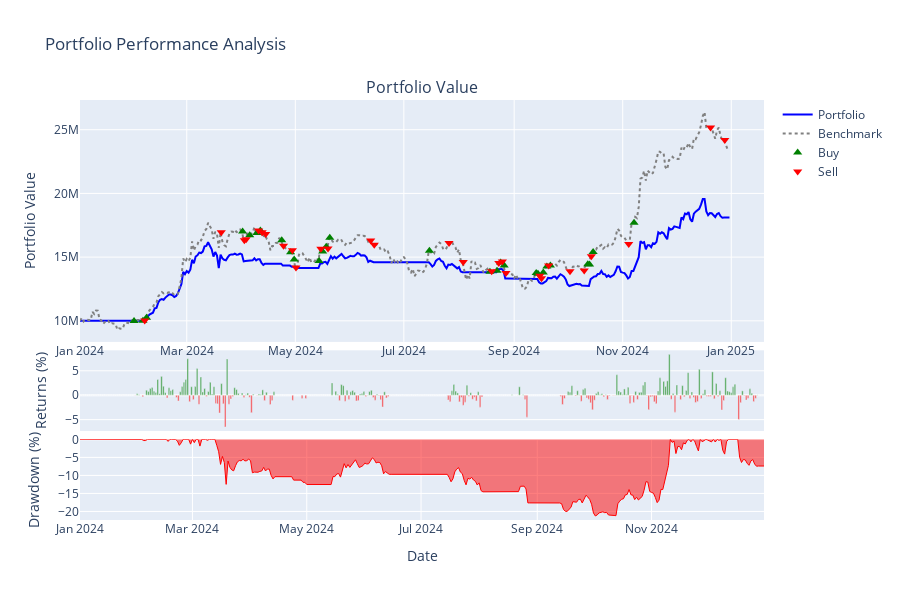
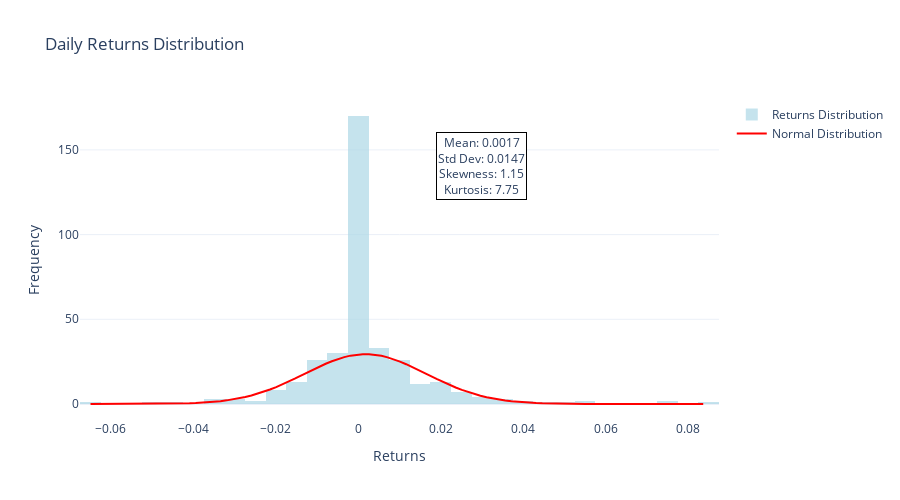
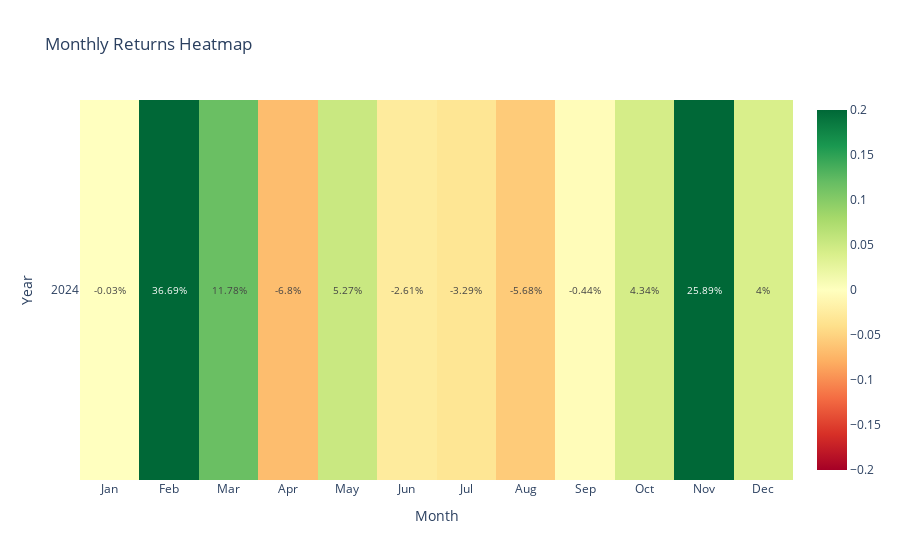

Here is the notebook cell these charts were saved with, in order:
### Code cell
# 1. 포트폴리오 성과 차트
result.plot_portfolio_performance()

# 2. 수익률 분포 
result.plot_returns_distribution(period="daily")

# 3. 월별 수익률 히트맵
result.plot_monthly_returns_heatmap()

# 4. 성과 비교표
result.show_performance_comparison()

### Figure 1 — Plotly figure (JSON) as saved in the notebook; plotly's stock layout.template omitted (floating-point values rounded to 4 significant figures; data arrays with more than 128 entries replaced by an {"elided": "..."} marker saying what was removed)
{"data": [{"line": {"color": "blue", "width": 2}, "name": "Portfolio", "type": "scatter", "x": {"elided": "366 str values"}, "xaxis": "x", "y": {"elided": "366 float values"}, "yaxis": "y"}, {"line": {"color": "gray", "dash": "dot", "width": 2}, "name": "Benchmark", "type": "scatter", "x": {"elided": "365 str values"}, "xaxis": "x", "y": {"elided": "365 float values"}, "yaxis": "y"}, {"marker": {"color": "green", "size": 8, "symbol": "triangle-up"}, "mode": "markers", "name": "Buy", "type": "scatter", "x": ["2024-01-31T09:00:00+09:00", "2024-02-05T09:00:00+09:00", "2024-02-07T09:00:00+09:00", "2024-04-01T09:00:00+09:00", "2024-04-05T09:00:00+09:00", "2024-04-09T09:00:00+09:00", "2024-04-11T09:00:00+09:00", "2024-04-23T09:00:00+09:00", "2024-04-28T09:00:00+09:00", "2024-04-30T09:00:00+09:00", "2024-05-14T09:00:00+09:00", "2024-05-16T09:00:00+09:00", "2024-05-18T09:00:00+09:00", "2024-05-20T09:00:00+09:00", "2024-07-15T09:00:00+09:00", "2024-08-18T09:00:00+09:00", "2024-08-22T09:00:00+09:00", "2024-08-24T09:00:00+09:00", "2024-08-26T09:00:00+09:00", "2024-09-13T09:00:00+09:00", "2024-09-14T09:00:00+09:00", "2024-09-17T09:00:00+09:00", "2024-09-19T09:00:00+09:00", "2024-09-21T09:00:00+09:00", "2024-10-12T09:00:00+09:00", "2024-10-13T09:00:00+09:00", "2024-10-15T09:00:00+09:00", "2024-11-07T09:00:00+09:00"], "xaxis": "x", "y": [9983000.0, 10010000.0, 10240000.0, 17010000.0, 16720000.0, 16890000.0, 17090000.0, 16320000.0, 15390000.0, 14810000.0, 14700000.0, 15430000.0, 15820000.0, 16530000.0, 15490000.0, 13850000.0, 13940000.0, 14580000.0, 14350000.0, 13750000.0, 13690000.0, 13790000.0, 14260000.0, 14350000.0, 14440000.0, 14410000.0, 15400000.0, 17690000.0], "yaxis": "y"}, {"marker": {"color": "red", "size": 8, "symbol": "triangle-down"}, "mode": "markers", "name": "Sell", "type": "scatter", "x": ["2024-02-06T09:00:00+09:00", "2024-03-20T09:00:00+09:00", "2024-04-02T09:00:00+09:00", "2024-04-03T09:00:00+09:00", "2024-04-10T09:00:00+09:00", "2024-04-12T09:00:00+09:00", "2024-04-14T09:00:00+09:00", "2024-04-24T09:00:00+09:00", "2024-04-29T09:00:00+09:00", "2024-05-01T09:00:00+09:00", "2024-05-15T09:00:00+09:00", "2024-05-19T09:00:00+09:00", "2024-06-12T09:00:00+09:00", "2024-06-14T09:00:00+09:00", "2024-07-26T09:00:00+09:00", "2024-08-03T09:00:00+09:00", "2024-08-19T09:00:00+09:00", "2024-08-23T09:00:00+09:00", "2024-08-25T09:00:00+09:00", "2024-08-27T09:00:00+09:00", "2024-09-15T09:00:00+09:00", "2024-09-16T09:00:00+09:00", "2024-09-20T09:00:00+09:00", "2024-10-02T09:00:00+09:00", "2024-10-10T09:00:00+09:00", "2024-10-14T09:00:00+09:00", "2024-11-04T09:00:00+09:00", "2024-12-20T09:00:00+09:00", "2024-12-28T09:00:00+09:00"], "xaxis": "x", "y": [10030000.0, 16950000.0, 16320000.0, 16400000.0, 17100000.0, 16960000.0, 16810000.0, 15900000.0, 15530000.0, 14190000.0, 15650000.0, 15670000.0, 16300000.0, 15970000.0, 16100000.0, 14610000.0, 13880000.0, 14550000.0, 14660000.0, 13760000.0, 13540000.0, 13340000.0, 14340000.0, 13890000.0, 13960000.0, 15060000.0, 16020000.0, 25180000.0, 24180000.0], "yaxis": "y"}, {"marker": {"color": {"elided": "365 str values"}}, "name": "Daily Returns", "opacity": 0.7, "showlegend": false, "type": "bar", "x": {"elided": "365 str values"}, "xaxis": "x2", "y": {"elided": "365 float values"}, "yaxis": "y2"}, {"fill": "tozeroy", "line": {"color": "red", "width": 1}, "name": "Drawdown", "showlegend": false, "type": "scatter", "x": {"elided": "366 str values"}, "xaxis": "x3", "y": {"elided": "366 float values"}, "yaxis": "y3"}], "layout": {"annotations": [{"font": {"size": 16}, "showarrow": false, "text": "Portfolio Value", "x": 0.5, "xanchor": "center", "xref": "paper", "y": 1, "yanchor": "bottom", "yref": "paper"}], "height": 600, "hovermode": "x unified", "showlegend": true, "title": {"text": "Portfolio Performance Analysis"}, "xaxis": {"anchor": "y", "domain": [0, 1]}, "xaxis2": {"anchor": "y2", "domain": [0, 1], "showticklabels": false}, "xaxis3": {"anchor": "y3", "domain": [0, 1], "showticklabels": true, "title": {"text": "Date"}}, "yaxis": {"anchor": "x", "domain": [0.424, 1], "title": {"text": "Portfolio Value"}}, "yaxis2": {"anchor": "x2", "domain": [0.212, 0.404], "title": {"text": "Returns (%)"}}, "yaxis3": {"anchor": "x3", "domain": [0, 0.192], "title": {"text": "Drawdown (%)"}}}}

### Figure 2 — Plotly figure (JSON) as saved in the notebook; plotly's stock layout.template omitted (floating-point values rounded to 4 significant figures; data arrays with more than 128 entries replaced by an {"elided": "..."} marker saying what was removed)
{"data": [{"marker": {"color": "lightblue"}, "name": "Returns Distribution", "nbinsx": 50, "opacity": 0.7, "type": "histogram", "x": {"elided": "365 float values"}}, {"line": {"color": "red", "width": 2}, "mode": "lines", "name": "Normal Distribution", "type": "scatter", "x": [-0.06495, -0.06345, -0.06195, -0.06044, -0.05894, -0.05744, -0.05594, -0.05444, -0.05294, -0.05144, -0.04994, -0.04844, -0.04693, -0.04543, -0.04393, -0.04243, -0.04093, -0.03943, -0.03793, -0.03643, -0.03492, -0.03342, -0.03192, -0.03042, -0.02892, -0.02742, -0.02592, -0.02442, -0.02291, -0.02141, -0.01991, -0.01841, -0.01691, -0.01541, -0.01391, -0.01241, -0.0109, -0.009403, -0.007902, -0.0064, -0.004899, -0.003398, -0.001897, -0.0003955, 0.001106, 0.002607, 0.004108, 0.005609, 0.007111, 0.008612, 0.01011, 0.01161, 0.01312, 0.01462, 0.01612, 0.01762, 0.01912, 0.02062, 0.02212, 0.02362, 0.02513, 0.02663, 0.02813, 0.02963, 0.03113, 0.03263, 0.03413, 0.03563, 0.03714, 0.03864, 0.04014, 0.04164, 0.04314, 0.04464, 0.04614, 0.04764, 0.04915, 0.05065, 0.05215, 0.05365, 0.05515, 0.05665, 0.05815, 0.05965, 0.06116, 0.06266, 0.06416, 0.06566, 0.06716, 0.06866, 0.07016, 0.07166, 0.07317, 0.07467, 0.07617, 0.07767, 0.07917, 0.08067, 0.08217, 0.08367], "y": [0.001012, 0.001599, 0.002501, 0.00387, 0.005927, 0.008984, 0.01348, 0.02, 0.02939, 0.04272, 0.06147, 0.08753, 0.1233, 0.172, 0.2374, 0.3242, 0.4382, 0.5861, 0.7758, 1.016, 1.318, 1.69, 2.146, 2.697, 3.354, 4.127, 5.026, 6.058, 7.226, 8.529, 9.963, 11.52, 13.18, 14.92, 16.72, 18.54, 20.34, 22.09, 23.74, 25.25, 26.58, 27.69, 28.54, 29.12, 29.4, 29.38, 29.05, 28.42, 27.53, 26.38, 25.02, 23.49, 21.81, 20.05, 18.24, 16.42, 14.63, 12.9, 11.26, 9.723, 8.309, 7.028, 5.882, 4.872, 3.994, 3.24, 2.601, 2.067, 1.625, 1.264, 0.9736, 0.742, 0.5596, 0.4176, 0.3085, 0.2255, 0.1631, 0.1168, 0.08273, 0.058, 0.04025, 0.02764, 0.01878, 0.01263, 0.008406, 0.005537, 0.003609, 0.002328, 0.001486, 0.0009389, 0.000587, 0.0003632, 0.0002224, 0.0001348, 8.082e-05, 4.796e-05, 2.817e-05, 1.637e-05, 9.418e-06, 5.361e-06]}], "layout": {"annotations": [{"bgcolor": "white", "bordercolor": "black", "borderwidth": 1, "showarrow": false, "text": "Mean: 0.0017<br>Std Dev: 0.0147<br>Skewness: 1.15<br>Kurtosis: 7.75", "x": 0.7, "xref": "paper", "y": 0.9, "yref": "paper"}], "height": 500, "title": {"text": "Daily Returns Distribution"}, "xaxis": {"title": {"text": "Returns"}}, "yaxis": {"title": {"text": "Frequency"}}}}

### Figure 3 — Plotly figure (JSON) as saved in the notebook; plotly's stock layout.template omitted (floating-point values rounded to 4 significant figures)
{"data": [{"colorscale": [[0, "rgb(165,0,38)"], [0.1, "rgb(215,48,39)"], [0.2, "rgb(244,109,67)"], [0.3, "rgb(253,174,97)"], [0.4, "rgb(254,224,139)"], [0.5, "rgb(255,255,191)"], [0.6, "rgb(217,239,139)"], [0.7, "rgb(166,217,106)"], [0.8, "rgb(102,189,99)"], [0.9, "rgb(26,152,80)"], [1, "rgb(0,104,55)"]], "text": [[-0.03, 36.69, 11.78, -6.8, 5.27, -2.61, -3.29, -5.68, -0.44, 4.34, 25.89, 4.0]], "textfont": {"size": 10}, "texttemplate": "%{text}%", "type": "heatmap", "x": ["Jan", "Feb", "Mar", "Apr", "May", "Jun", "Jul", "Aug", "Sep", "Oct", "Nov", "Dec"], "y": ["2024"], "z": [[-0.0002928, 0.3669, 0.1178, -0.06796, 0.05267, -0.0261, -0.03288, -0.05676, -0.004376, 0.04336, 0.2589, 0.04004]], "zmax": 0.2, "zmin": -0.2}], "layout": {"title": {"text": "Monthly Returns Heatmap"}, "xaxis": {"tickmode": "array", "ticktext": ["Jan", "Feb", "Mar", "Apr", "May", "Jun", "Jul", "Aug", "Sep", "Oct", "Nov", "Dec"], "tickvals": [0, 1, 2, 3, 4, 5, 6, 7, 8, 9, 10, 11], "title": {"text": "Month"}}, "yaxis": {"tickmode": "array", "ticktext": ["2024"], "tickvals": [0], "title": {"text": "Year"}, "type": "category"}}}
